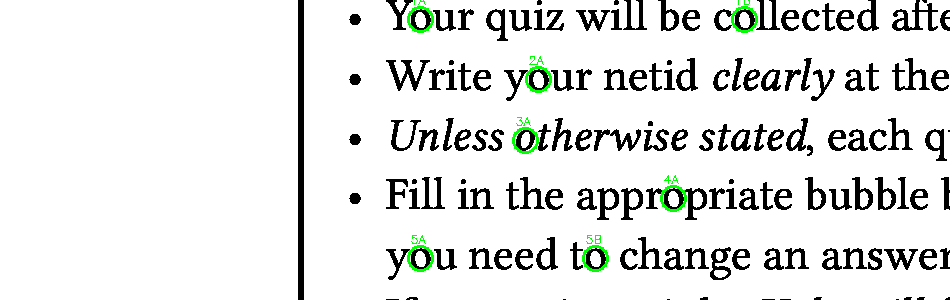
#> input picture example_quiz_with_markers_bubbles.png, 950 x 300 px
$ python simple_bracket_detector.py ../example_quiz_with_markers_bubbles.png
#> lines starting #> are read from the running program, lines starting #| are printed output that depends on the picture; after the words box and inside, x2 and y2 are one past the last pixel; in counts of white or black regions, pixels touching at a corner belong together
#> further down, img is the input picture: shape (300, 950, 3); mean B, G, R 227.9, 229.5, 227.9
#!/usr/bin/env python3
"""
Simplified bracket detection using morphological operations
"""

import cv2
import numpy as np
from typing import List, Tuple, Optional
from dataclasses import dataclass


@dataclass
class BracketCorner:
    """Represents a detected bracket corner"""
    position: Tuple[int, int]  # (x, y)
    corner_type: str  # 'top-left', 'top-right', 'bottom-left', 'bottom-right'
    confidence: float


def detect_brackets_morphology(img: np.ndarray) -> List[BracketCorner]:
    """
    Detect L-shaped brackets using morphological operations.

    This approach:
    1. Binarizes the image
    2. Uses morphological operations to enhance L-shapes
    3. Detects corners using contour analysis
    """
    # Convert to grayscale if needed
    if len(img.shape) == 3:
        gray = cv2.cvtColor(img, cv2.COLOR_BGR2GRAY)
    else:
        gray = img.copy()

    # Binarize the image
    _, binary = cv2.threshold(gray, 200, 255, cv2.THRESH_BINARY_INV)
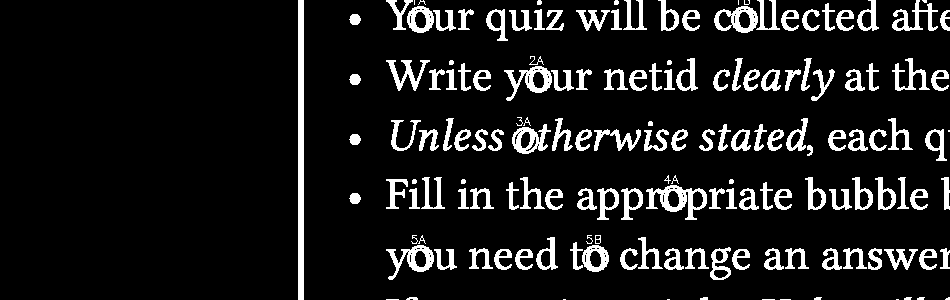
#> binary: shape (300, 950); 10.6% white; 156 white regions (14 under 20 px), largest, box (x1, y1, x2, y2) and area: (298, 0, 304, 300) 1800, (646, 185, 707, 220) 875, (504, 66, 552, 101) 628

    # Create L-shaped kernels for different orientations
    kernel_size = 15
    thickness = 3

    kernels = {
        'top-left': create_l_kernel(kernel_size, thickness, 'top-left'),
        'top-right': create_l_kernel(kernel_size, thickness, 'top-right'),
        'bottom-left': create_l_kernel(kernel_size, thickness, 'bottom-left'),
        'bottom-right': create_l_kernel(kernel_size, thickness, 'bottom-right')
    }

    detected_corners = []

    for corner_type, kernel in kernels.items():
        # Apply morphological hit-or-miss transform
        result = cv2.morphologyEx(binary, cv2.MORPH_HITMISS, kernel)

        # Find positions where the kernel matched
        positions = np.where(result > 0)

        for y, x in zip(positions[0], positions[1]):
            detected_corners.append(BracketCorner(
                position=(x, y),
                corner_type=corner_type,
                confidence=1.0
            ))
#> this loop made 4 passes
#> positions on passes 1 to 4: 156 positions, rows 0 to 199, columns 0 to 931, 161 positions, rows 0 to 213, columns 293 to 949, 54 positions, rows 23 to 299, columns 0 to 743, 63 positions, rows 22 to 299, columns 293 to 949
#> pass 1, in detect_brackets_morphology, `result = cv2.morphologyEx(binary, cv2.MORPH_HITMISS, kernel)`:
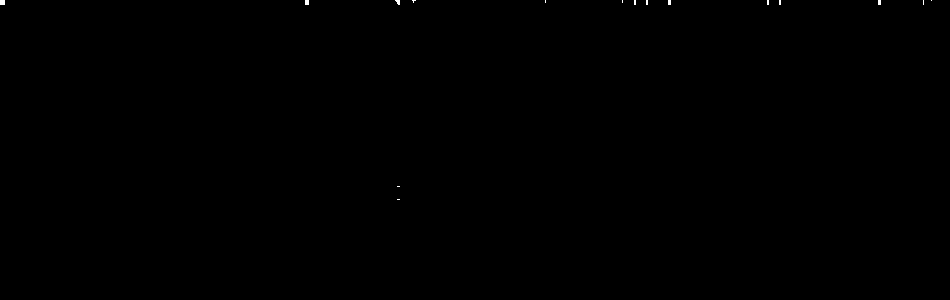
#> result: shape (300, 950); 0.05% white; 16 white regions (14 under 20 px), largest, box (x1, y1, x2, y2) and area: (0, 0, 5, 5) 25, (305, 0, 309, 5) 20
#> pass 2, in detect_brackets_morphology, `result = cv2.morphologyEx(binary, cv2.MORPH_HITMISS, kernel)`:
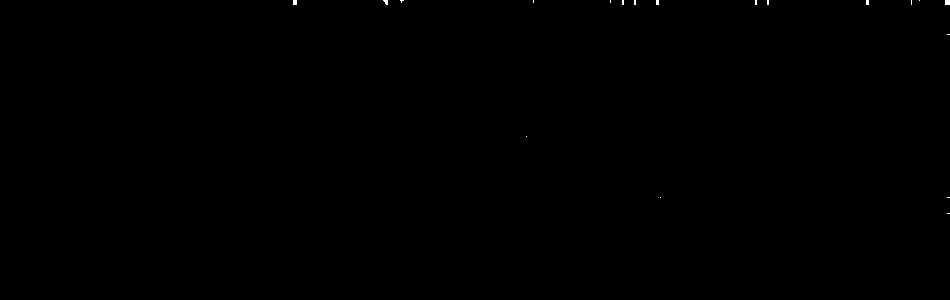
#> result: shape (300, 950); 0.06% white; 19 white regions (17 under 20 px), largest, box (x1, y1, x2, y2) and area: (945, 0, 950, 5) 25, (293, 0, 297, 5) 20
#> pass 3, in detect_brackets_morphology, `result = cv2.morphologyEx(binary, cv2.MORPH_HITMISS, kernel)`:
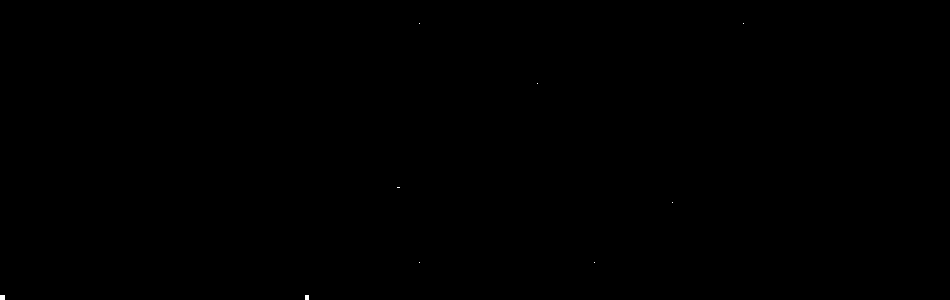
#> result: shape (300, 950); 0.02% white; 9 white regions (7 under 20 px), largest, box (x1, y1, x2, y2) and area: (0, 295, 5, 300) 25, (305, 295, 309, 300) 20
#> after the loop, detected_corners = 434 items

    # If morphological approach fails, try contour-based detection
    if len(detected_corners) < 4:
        detected_corners.extend(detect_brackets_contours(binary))

    return detected_corners


def create_l_kernel(size: int, thickness: int, orientation: str) -> np.ndarray:
    """Create an L-shaped kernel for morphological operations"""
    kernel = np.zeros((size, size), dtype=np.uint8)

    if orientation == 'top-left':
        # Horizontal line
        kernel[:thickness, :size//2+thickness] = 1
        # Vertical line
        kernel[:size//2+thickness, :thickness] = 1
    elif orientation == 'top-right':
        # Horizontal line
        kernel[:thickness, size//2-thickness:] = 1
        # Vertical line
        kernel[:size//2+thickness, -thickness:] = 1
    elif orientation == 'bottom-left':
        # Horizontal line
        kernel[-thickness:, :size//2+thickness] = 1
        # Vertical line
        kernel[size//2-thickness:, :thickness] = 1
    elif orientation == 'bottom-right':
        # Horizontal line
        kernel[-thickness:, size//2-thickness:] = 1
        # Vertical line
        kernel[size//2-thickness:, -thickness:] = 1

    return kernel


# [97 lines left out: functions detect_brackets_contours, is_l_shaped, find_l_corner, determine_corner_type, not called in this run]


def find_bubble_region(img: np.ndarray) -> Optional[Tuple[int, int, int, int]]:
    """
    Find the bubble region defined by L-shaped brackets.
    Returns (x, y, width, height) or None if not found.
    """
    corners = detect_brackets_morphology(img)
#> corners = 434 items

    if len(corners) < 4:
        return None

    # Group corners by type
    corner_dict = {}
    for corner in corners:
        if corner.corner_type not in corner_dict:
            corner_dict[corner.corner_type] = []
        corner_dict[corner.corner_type].append(corner)
#> after the loop, corner_dict = 4 items

    # Find the best set of 4 corners (one of each type)
    if len(corner_dict) < 4:
        return None

    # Get one corner of each type (use the most confident one)
    tl = max(corner_dict.get('top-left', []), key=lambda c: c.confidence, default=None)
    tr = max(corner_dict.get('top-right', []), key=lambda c: c.confidence, default=None)
    bl = max(corner_dict.get('bottom-left', []), key=lambda c: c.confidence, default=None)
    br = max(corner_dict.get('bottom-right', []), key=lambda c: c.confidence, default=None)

    if not all([tl, tr, bl, br]):
        return None

    # Calculate bounding box
    x_min = min(tl.position[0], bl.position[0])
#> x_min = 0
    x_max = max(tr.position[0], br.position[0])
#> x_max = 947
    y_min = min(tl.position[1], tr.position[1])
#> y_min = 0
    y_max = max(bl.position[1], br.position[1])
#> y_max = 23

    return (x_min, y_min, x_max - x_min, y_max - y_min)


if __name__ == "__main__":
    import sys
    from pathlib import Path

    if len(sys.argv) > 1:
        image_path = Path(sys.argv[1])
    else:
        image_path = Path("tests/generated/test_data_page_3.png")

    if not image_path.exists():
        print(f"Image not found: {image_path}")
        sys.exit(1)

    img = cv2.imread(str(image_path))
    region = find_bubble_region(img)
#> region = (0, 0, 947, 23)

    if region:
        print(f"Found bubble region: x={region[0]}, y={region[1]}, w={region[2]}, h={region[3]}")
#| Found bubble region: x=0, y=0, w=947, h=23

        # Draw the detected region
        x, y, w, h = region
#> x = 0; y = 0; w = 947; h = 23
        vis = img.copy()
        cv2.rectangle(vis, (x, y), (x + w, y + h), (0, 255, 0), 3)
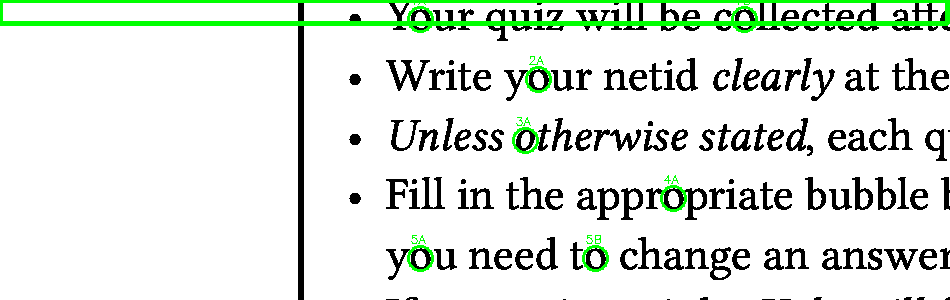
#> vis: shape (300, 950, 3); 2.69% of pixels changed, all inside (x1, y1, x2, y2) = (0, 0, 950, 26)
        cv2.imwrite("detected_region.png", vis)
        print("Visualization saved to detected_region.png")
    else:
        print("Could not detect bubble region")

$ run again, on test_filled_bubbles.png
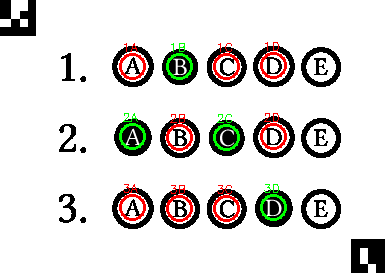
#> input picture test_filled_bubbles.png, 385 x 273 px
#> img is the input picture: shape (273, 385, 3); mean B, G, R 215.1, 217.7, 220.3
#> in detect_brackets_morphology, `_, binary = cv2.threshold(gray, 200, 255, cv2.THRESH_BINARY_INV)`:
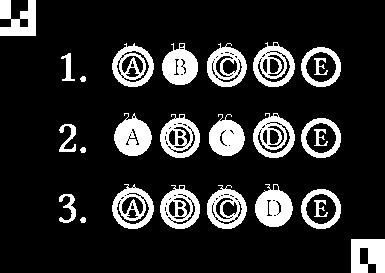
#> binary: shape (273, 385); 15.7% white; 26 white regions, largest, box (x1, y1, x2, y2) and area: (255, 184, 293, 227) 1094, (114, 113, 152, 156) 1085, (209, 114, 245, 156) 1023
#> the loop in detect_brackets_morphology, `for corner_type, kernel in kernels.items():` made 4 passes
#> positions on passes 1 to 4: 1141 positions, rows 0 to 272, columns 0 to 384, 1083 positions, rows 0 to 272, columns 0 to 384, 1030 positions, rows 0 to 272, columns 0 to 384, 1076 positions, rows 0 to 272, columns 0 to 384
#> pass 3, in detect_brackets_morphology, `result = cv2.morphologyEx(binary, cv2.MORPH_HITMISS, kernel)`:
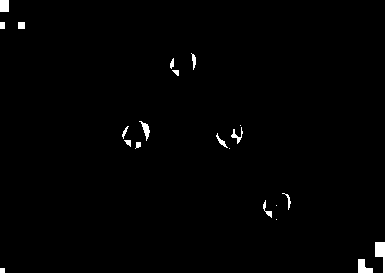
#> result: shape (273, 385); 0.98% white; 21 white regions (4 under 20 px), largest, box (x1, y1, x2, y2) and area: (375, 242, 385, 273) 182, (358, 259, 373, 273) 139, (0, 0, 9, 12) 108
#> after the loop in detect_brackets_morphology, `for corner_type, kernel in kernels.items():`: detected_corners = 4330 items
#> after the loop in find_bubble_region, `for corner in corners:`: corner_dict = 4 items
#> x_min = 0
#> region = (0, 0, 0, 0)
#| Found bubble region: x=0, y=0, w=0, h=0
#> x = 0
#> vis: shape (273, 385, 3); 0.01% of pixels changed, all inside (x1, y1, x2, y2) = (0, 0, 3, 3)

$ run again, on working_example-0.png
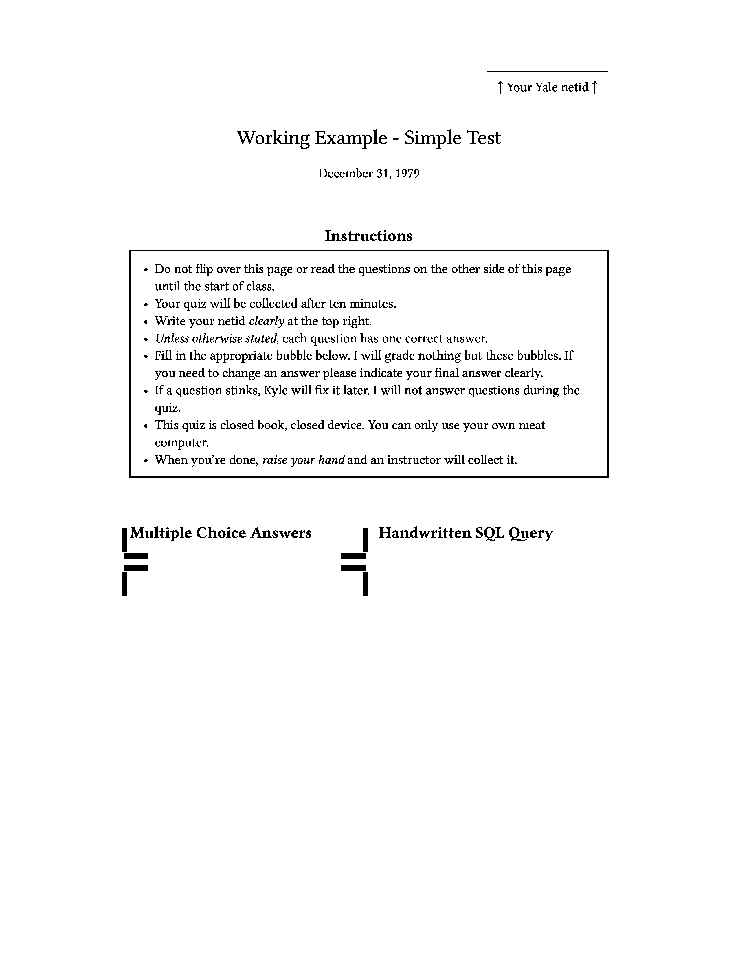
#> input picture working_example-0.png, 738 x 956 px, shrunk from 2550 x 3300 before the run
#> img is the input picture: shape (956, 738, 3); 97.7% white; black in thin lines or dots, all inside (x1, y1, x2, y2) = (122, 71, 609, 596)
#> the loop in detect_brackets_morphology, `for corner_type, kernel in kernels.items():` made 4 passes
#> positions on passes 1 to 4: 25 positions, rows 0 to 4, columns 0 to 4, 25 positions, rows 0 to 4, columns 733 to 737, 25 positions, rows 951 to 955, columns 0 to 4, 25 positions, rows 951 to 955, columns 733 to 737
#> after the loop in detect_brackets_morphology, `for corner_type, kernel in kernels.items():`: detected_corners = 100 items
#> the loop in find_bubble_region, `for corner in corners:` made 100 passes
#> after the loop in find_bubble_region, `for corner in corners:`: corner_dict = 4 items
#> x_min = 0
#> x_max = 733
#> y_min = 0
#> y_max = 951
#> region = (0, 0, 733, 951)
#| Found bubble region: x=0, y=0, w=733, h=951
#> x = 0; w = 733; h = 951
#> `cv2.rectangle(vis, (x, y), (x + w, y + h), (0, 255, 0), 3)`:
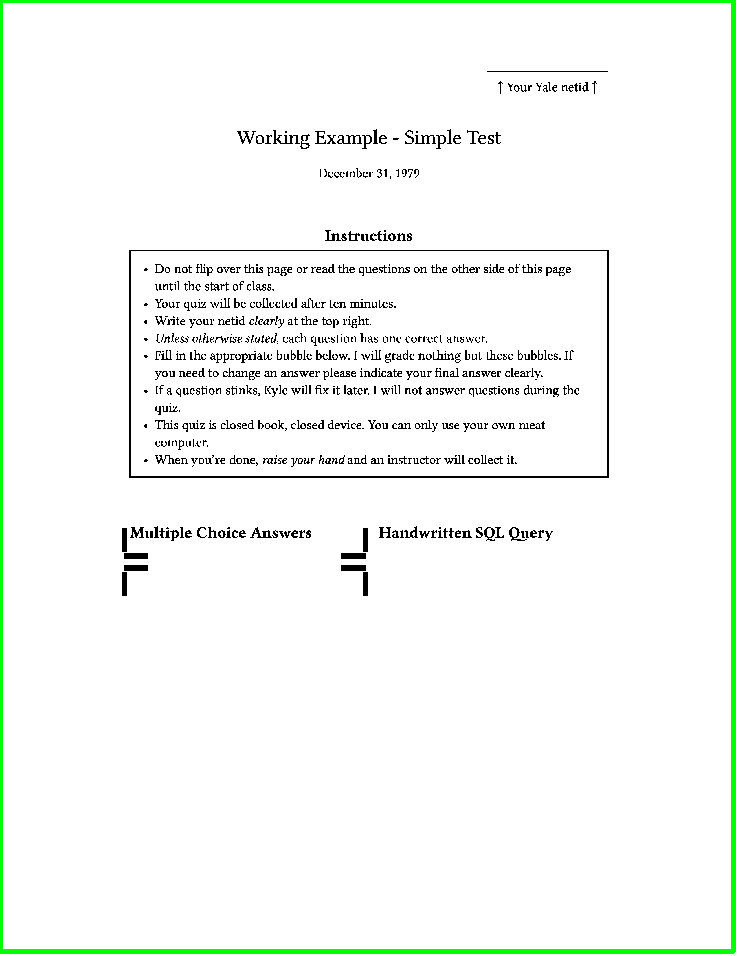
#> vis: shape (956, 738, 3); 1.91% of pixels changed, all inside (x1, y1, x2, y2) = (0, 0, 736, 954)
